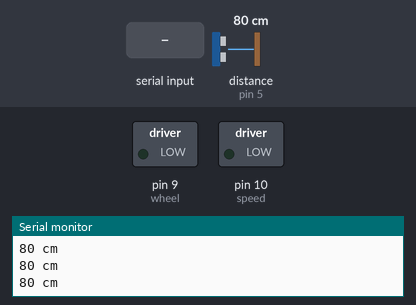
Bench run of a sketch on a simulated Arduino Uno, built with avr-gcc and run on an emulated ATmega328P. Parts: switched loads named in the sketch (green lamp = pin HIGH), the last lines printed to the serial monitor. Wiring (inferred from the names in the program): ultrasonic range finder: trigger pin 6; echo pin 5. The test bench sets the inputs (shaded band); at power-on: distance to the obstacle (sensor on pin 5) 80 cm. The echo pulse lasts 58.3 µs per cm; pins used as bus, display or sensor lines are not drawn.

Above: at 1.2 s.
1.3 s: "R" received over Serial
At 2.5 s:
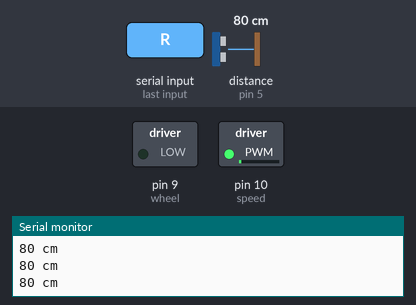
2.8 s: "L" received over Serial
At 3.8 s:
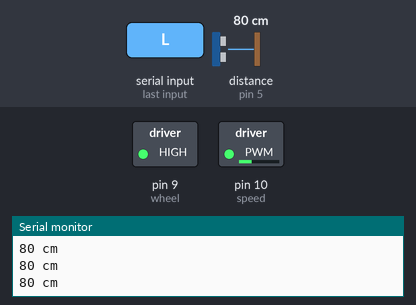
4.3 s: distance to the obstacle (sensor on pin 5) set to 250 cm
7.3 s: "L" received over Serial
At 8.7 s:
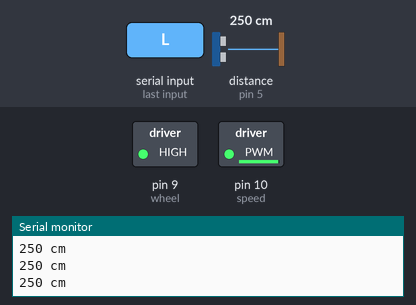
Timing chart, 0 to 9.8 s (numbered marks = the images above; inputs shaded):
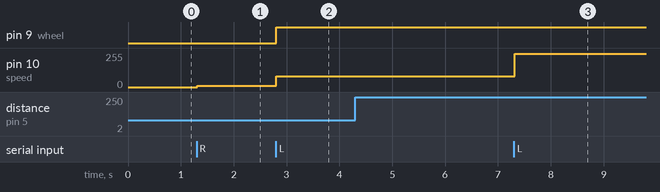

Measured:
- after the input at 1.3 s, pin 10 (speed): 0/255 → 8/255 at once
- after the input at 2.8 s, pin 9 (wheel): LOW → HIGH at once; pin 10 (speed): 8/255 → 80/255 at once
- after the input at 7.3 s, pin 10 (speed): 80/255 → 250/255 at once

The sketch:

sketch_dec26a.ino
```cpp
int speed = 10;
int wheel = 9;
int trig = 6;
int echo = 5;
int val = 127;

void setup()
{
  Serial.begin(9600);
  pinMode(speed, OUTPUT);
  pinMode(wheel, OUTPUT);
  digitalWrite(wheel, LOW);
  analogWrite(speed, 0);
  //
  pinMode(trig, OUTPUT);
  pinMode(echo, INPUT);
}

void loop()
{
  digitalWrite(trig, LOW);
  delayMicroseconds(2);
  digitalWrite(trig, HIGH);
  delayMicroseconds(10);
  digitalWrite(trig, LOW);


  long duration;
  long distance;

  duration = pulseIn(echo, HIGH);
  distance = (duration/2) / 29.1;

  Serial.print(distance);
  Serial.println(" cm");
  //
  if (Serial.available() > 0){
    char c = Serial.read();
    if (c == 'R')
    {
     digitalWrite(wheel, LOW);
     analogWrite(speed, distance/10);
    }
    else if (c == 'L')
    {
     digitalWrite(wheel, HIGH);
     analogWrite(speed, distance);
    }
    else if (c == 'S')
   {
     digitalWrite(wheel, LOW);
     analogWrite(speed, 0);
   }
  }
}
```
